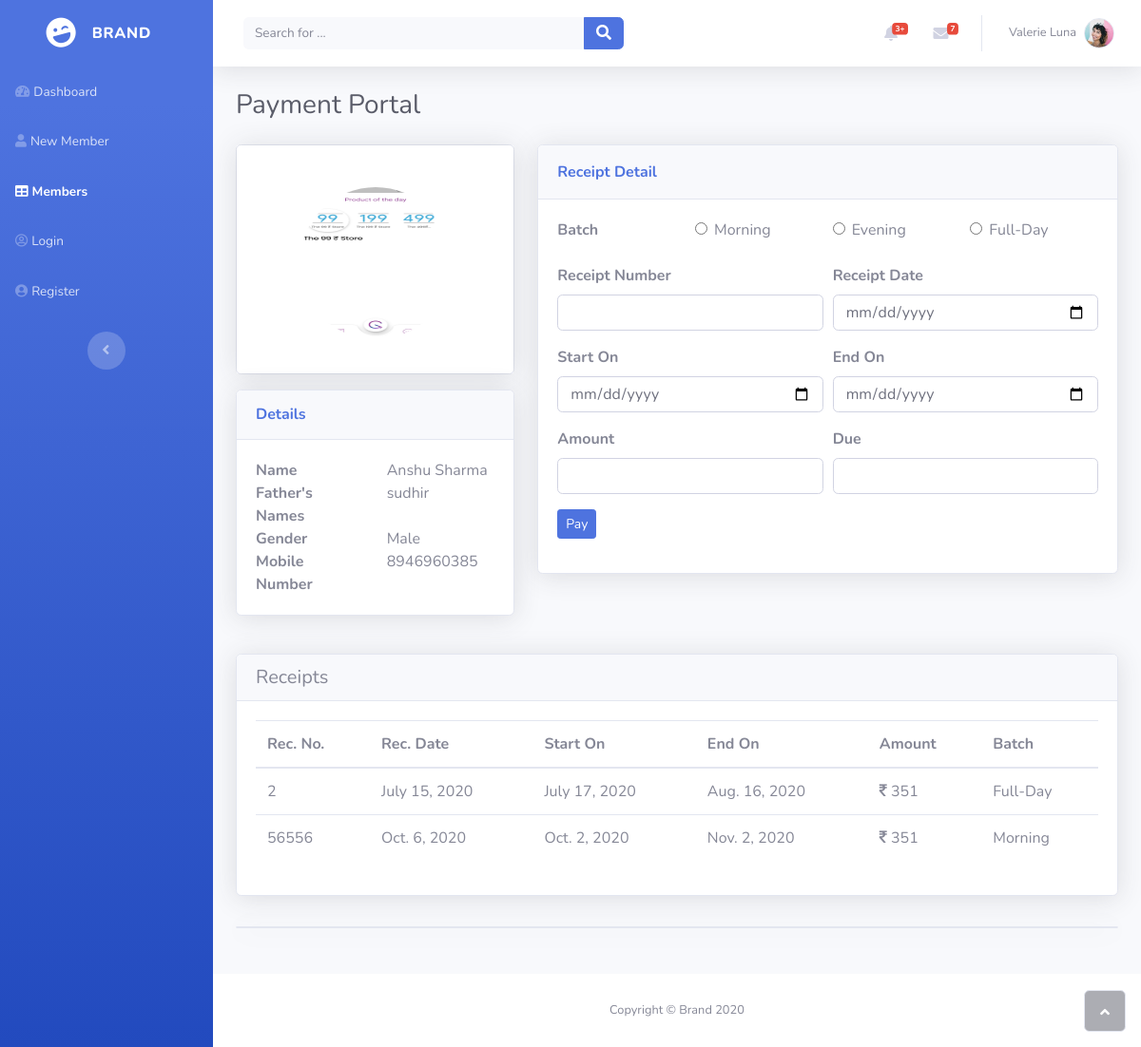
The page /members/member/payment/10 on the database its author committed.
### new_profile/models.py (models this page shows, shortened)
class User_Data(models.Model):
	reg_id = models.AutoField(primary_key=True)
	first_name = models.CharField(max_length=264)
	last_name = models.CharField(max_length=264)
	father_name = models.CharField(max_length=264)
	email = models.EmailField(max_length = 254)
	gender = models.BooleanField()
	mobile = models.IntegerField()
	dob = models.DateField()
	address = models.CharField(max_length=264)
	id_proof = models.CharField(max_length=264)
	id_proof_no = models.IntegerField()
	reg_date = models.DateField()
	file = models.ImageField(upload_to='user_image')
	due = models.IntegerField()
	status = models.CharField(max_length=264)

class Bill_Data(models.Model):
	reg_id = models.ForeignKey(User_Data, on_delete = models.CASCADE)
	batch = models.CharField(max_length=264)
	amount = models.IntegerField()
	rec_no = models.IntegerField()
	rec_date = models.DateField()
	start_on = models.DateField()
	end_on = models.DateField()
	days = models.IntegerField()

### new_profile/views.py (the view, shortened to what this page needs)
# urls.py: path('members/member/payment/<int:pk>',views.payment,name="payment"),
def payment(request,pk):
	user = get_object_or_404(models.User_Data,pk=pk)
	bills = models.Bill_Data.objects.filter(reg_id = pk)
	bill = models.Bill_Data()
	return render(request, 'payment.html',{'member':user,'bills':bills})

### templates/payment.html (shortened to what this page needs)
<!DOCTYPE html>
{% extends "common.html" %}
        {% block nav %}
        <li class="nav-item" role="presentation"><a class="nav-link" href="{% url "dashbord"%}"><i class="fas fa-tachometer-alt"></i><span>Dashboard</span></a></li>
        <li class="nav-item" role="presentation"><a class="nav-link " href="{% url "new_profile"%}"><i class="fas fa-user"></i><span>New Member</span></a></li>
        <li class="nav-item" role="presentation"><a class="nav-link active" href="{% url "members"%}"><i class="fas fa-table"></i><span>Members</span></a></li>
        <li class="nav-item" role="presentation"><a class="nav-link" href="{% url "login"%}"><i class="far fa-user-circle"></i><span>Login</span></a></li>
        <li class="nav-item" role="presentation"><a class="nav-link" href="{% url "register"%}"><i class="fas fa-user-circle"></i><span>Register</span></a></li>
        {% endblock %}
        {% block body_block%}
            <div class="container-fluid">
                <h3 class="text-dark mb-4">Payment Portal</h3>
                <div class="row mb-3">
                    <div class="col-lg-4">
                        <div class="card mb-3">
                            <div class="card-body text-center shadow"><img class="rounded-circle mb-3 mt-4" src="{{member.file.url}}" width="160" height="160" /></div>
                        </div>
                        <div class="card shadow mb-4">
                            <div class="card-header py-3">
                                <h6 class="text-primary font-weight-bold m-0">Details</h6>
                            </div>
                            <div class="card-body">
                                <div class="row">
                                    <div class="col"><strong>Name</strong></div>
                                    <div class="col"><span>{{member.first_name}} {{member.last_name}}</span></div>
                                </div>
                                <div class="row">
                                    <div class="col"><strong>Father&#39;s Names</strong></div>
                                    <div class="col"><span>{{member.father_name}}</span></div>
                                </div>
                                <div class="row">
                                    <div class="col"><strong>Gender</strong></div>
                                    <div class="col"><span>{% if member.gender %}Female{% else %}Male{% endif %}</span></div>
                                </div>
                                <div class="row">
                                    <div class="col"><strong>Mobile Number</strong></div>
                                    <div class="col"><span>{{member.mobile}}</span></div>
                                </div>
                            </div>
                        </div>
                    </div>
                    <div class="col-lg-8">
                        <div class="card shadow mb-3">
                            <div class="card-header py-3">
                                <p class="text-primary m-0 font-weight-bold">Receipt Detail</p>
                            </div>
                            <div class="card-body">
                                <form method="post">
                                    <div class="form-row">
                                        <div class="col ">
                                            <div class="form-group"><label for="last_name"><strong>Batch</strong><br /></label></div>
                                        </div>
                                        <div class="col ">
                                            <div class="form-check"><input type="radio" class="form-check-input" id="formCheck-1" name="bill_batch" value="0" required /><label class="form-check-label" for="formCheck-1">Morning</label></div>
                                        </div>
                                        <div class="col ">
                                            <div class="form-check"><input type="radio" class="form-check-input" id="formCheck-2" name="bill_batch" value="1" /><label class="form-check-label" for="formCheck-2">Evening</label></div>
                                        </div>
                                        <div class="col ">
                                            <div class="form-check"><input type="radio" class="form-check-input" id="formCheck-3" name="bill_batch" value="2" /><label class="form-check-label" for="formCheck-3">Full-Day</label></div>
                                        </div>
                                    </div>
                                    <div class="form-row">
                                        <div class="col">
                                            <div class="form-group"><label for="rec_no"><strong>Receipt Number</strong></label><input type="text" class="form-control" name="rec_no" required/></div>
                                        </div>
                                        <div class="col">
                                            <div class="form-group"><label for="rec_date"><strong>Receipt Date</strong></label><input class="form-control" type="date" name="rec_date" required/></div>
                                        </div>
                                    </div>
                                    <div class="form-row">
                                        <div class="col">
                                            <div class="form-group"><label for="start_on"><strong>Start On</strong><br /></label><input class="form-control" type="date" name="start_on" required/></div>
                                        </div>
                                        <div class="col">
                                            <div class="form-group"><label for="end_on"><strong>End On</strong><br /></label><input class="form-control" type="date" name="end_on" required/></div>
                                        </div>
                                    </div>
                                    <div class="form-row">
                                        <div class="col">
                                            <div class="form-group"><label for="amount"><strong>Amount</strong><br /></label><input type="text" class="form-control" name="amount" required/></div>
                                        </div>
                                        <div class="col">
                                            <div class="form-group"><label for="due"><strong>Due</strong><br /></label><input type="text" class="form-control" name="due" required/></div>
                                        </div>
                                    </div>
                                    <div class="form-row">
                                        <div class="col">
                                            <div class="form-group"><button class="btn btn-primary btn-sm" type="submit">Pay</button></div>
                                        </div>
                                    </div>
                                </form>
                            </div>
                        </div>
                    </div>
                </div>
                <div class="row mb-3">
                            <div class="col">
                                <div class="card shadow mb-3">
                                    <div class="card-header">
                                        <h5 class="mb-0">Receipts</h5>
                                    </div>
                                    <div class="card-body">
                                        <div class="table-responsive">
                                            <table class="table">
                                                <thead>
                                                    <tr>
                                                        <th>Rec. No.</th>
                                                        <th>Rec. Date</th>
                                                        <th>Start On</th>
                                                        <th>End On</th>
                                                        <th>Amount</th>
                                                        <th>Batch</th>
                                                    </tr>
                                                </thead>
                                                <tbody>
                                                    {% for receipt in bills %}
                                                    <tr>
                                                        <td>{{receipt.rec_no}}</td>
                                                        <td>{{receipt.rec_date}}</td>
                                                        <td>{{receipt.start_on}}</td>
                                                        <td>{{receipt.end_on}}</td>
                                                        <td><i class="fa fa-rupee"></i>&nbsp;{{receipt.amount}}</td>
                                                        <td>{% ifequal receipt.batch '0' %}Morning{% endifequal %}{% ifequal receipt.batch '1' %}Evening{% endifequal %}{% ifequal receipt.batch '2' %}Full-Day{% endifequal %} </td>
                                                    </tr>
                                                    {% endfor %}
                                                </tbody>
                                            </table>
                                        </div>
                                    </div>
                                </div>
                            </div>
                        </div>
                <div class="card shadow mb-5"></div>
            </div>
        {% endblock %}

### templates/common.html (shortened to what this page needs)
<!DOCTYPE html>
{% load static %}
<html>
<head>
    <link rel="stylesheet" href="{% static "bootstrap/css/bootstrap.min.css" %}">
    <link rel="stylesheet" href="{% static "fonts/fontawesome-all.min.css" %}">
    <link rel="stylesheet" href="{% static "fonts/font-awesome.min.css" %}">
    <link rel="stylesheet" href="{% static "fonts/fontawesome5-overrides.min.css" %}">
    <link rel="stylesheet" href="{% static "css/all_style.css" %}">
    <link rel="stylesheet" href="https://cdnjs.cloudflare.com/ajax/libs/animate.css/3.5.2/animate.min.css">
</head>
<body id="page-top">
    <div id="wrapper">
        <nav class="navbar navbar-dark align-items-start sidebar sidebar-dark accordion bg-gradient-primary p-0">
            <div class="container-fluid d-flex flex-column p-0">
                <a class="navbar-brand d-flex justify-content-center align-items-center sidebar-brand m-0" href="{% url "dashbord"%}">
                    <div class="sidebar-brand-icon rotate-n-15"><i class="fas fa-laugh-wink"></i></div>
                    <div class="sidebar-brand-text mx-3"><span>Brand</span></div>
                </a>
                <ul class="nav navbar-nav text-light" id="accordionSidebar">
                    {% block nav %}
                    {% endblock %}
                </ul>
                <div class="text-center d-none d-md-inline"><button class="btn rounded-circle border-0" id="sidebarToggle" type="button"></button></div>
            </div>
        </nav>
        <div class="d-flex flex-column" id="content-wrapper">
            <div id="content">
                <nav class="navbar navbar-light navbar-expand bg-white shadow mb-4 topbar static-top">
                    <div class="container-fluid"><button class="btn btn-link d-md-none rounded-circle mr-3" id="sidebarToggleTop" type="button"></button>
                        <form class="form-inline d-none d-sm-inline-block mr-auto ml-md-3 my-2 my-md-0 mw-100 navbar-search">
                            <div class="input-group"><input class="bg-light form-control border-0 small" type="text" placeholder="Search for ...">
                                <div class="input-group-append"><button class="btn btn-primary py-0" type="button"><i class="fas fa-search"></i></button></div>
                            </div>
                        </form>
                        <ul class="nav navbar-nav flex-nowrap ml-auto">
                            <li class="nav-item dropdown no-arrow mx-1" role="presentation">
                                <div class="nav-item dropdown no-arrow"><a class="dropdown-toggle nav-link" data-toggle="dropdown" aria-expanded="false" href="#"><span class="badge badge-danger badge-counter">3+</span><i class="fas fa-bell fa-fw"></i></a>
                                </div>
                            </li>
                            <li class="nav-item dropdown no-arrow mx-1" role="presentation">
                                <div class="nav-item dropdown no-arrow"><a class="dropdown-toggle nav-link" data-toggle="dropdown" aria-expanded="false" href="#"><i class="fas fa-envelope fa-fw"></i><span class="badge badge-danger badge-counter">7</span></a>
                                </div>
                            </li>
                            <li class="nav-item dropdown no-arrow" role="presentation">
                                <div class="nav-item dropdown no-arrow"><a class="dropdown-toggle nav-link" data-toggle="dropdown" aria-expanded="false" href="#"><span class="d-none d-lg-inline mr-2 text-gray-600 small">Valerie Luna</span><img class="border rounded-circle img-profile" src="{% static "img/avatars/avatar1.jpeg" %}"></a>
                    </div>
                    </li>
                    </ul>
            </div>
            </nav>
            {% block body_block%}
            {% endblock %}
        </div>
        <footer class="bg-white sticky-footer">
            <div class="container my-auto">
                <div class="text-center my-auto copyright"><span>Copyright © Brand 2020</span></div>
            </div>
        </footer>
    </div><a class="border rounded d-inline scroll-to-top" href="#page-top"><i class="fas fa-angle-up"></i></a></div>
</body>
</html>

### rows shown on the page
User_Data: file (picture), first_name "Anshu", last_name "Sharma", father_name "sudhir", mobile "8946960385"
Bill_Data: rec_no "2", rec_date "July 15, 2020", start_on "July 17, 2020", end_on "Aug. 16, 2020", amount "351"
Bill_Data: rec_no "56556", rec_date "Oct. 6, 2020", start_on "Oct. 2, 2020", end_on "Nov. 2, 2020", amount "351"
